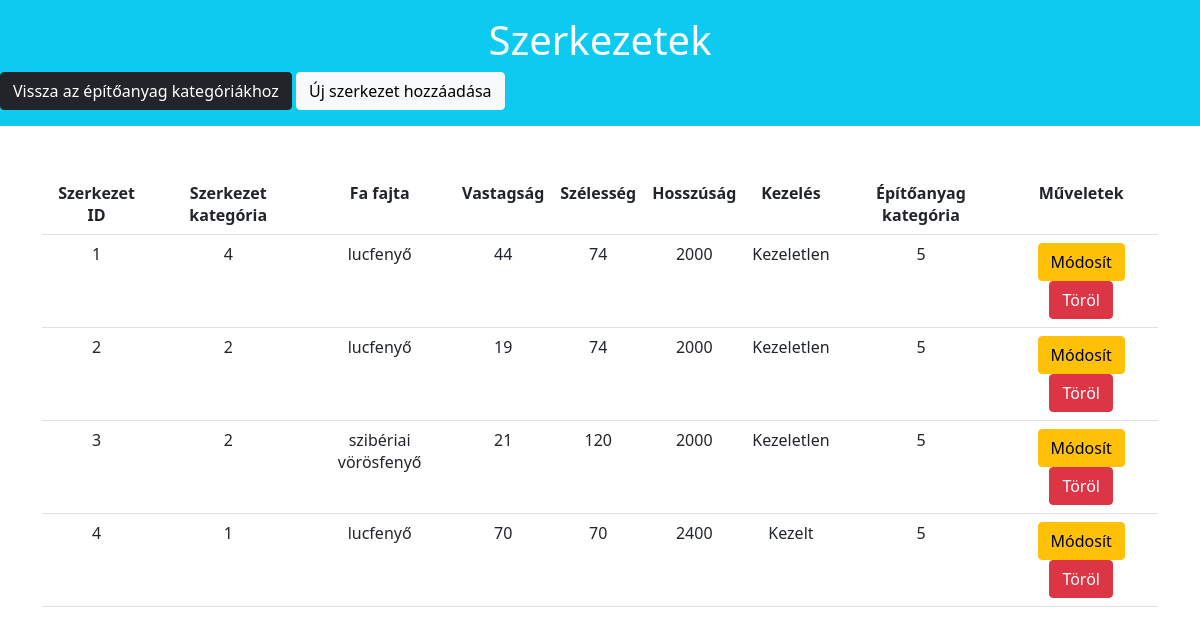
The page /app/index.php?controller=structure&action=list (signed in) on the database its author committed.
### tables this page shows
CREATE TABLE `structure` (
  `structureID` INT NOT NULL AUTO_INCREMENT,
  `structureCategoryID` INT NOT NULL,
  `wood` VARCHAR(100) NOT NULL,
  `thickness` VARCHAR(45) NOT NULL,
  `width` VARCHAR(45) NOT NULL,
  `length` VARCHAR(45) NOT NULL,
  `treatment` TINYINT(1) NOT NULL,
  `materialID` INT NOT NULL,
  PRIMARY KEY (`structureID`),
FOREIGN KEY (`structureCategoryID`) REFERENCES `structure_category`(`structureCategoryID`)ON DELETE NO ACTION,
FOREIGN KEY (`materialID`) REFERENCES `material`(`materialID`)ON DELETE NO ACTION
);

CREATE TABLE `structure_category` (
  `structureCategoryID` INT NOT NULL AUTO_INCREMENT,
  `structureCategoryName` VARCHAR(45) NOT NULL,
  PRIMARY KEY (`structureCategoryID`),
  UNIQUE INDEX `structureCategoryName_UNIQUE` (`structureCategoryName` ASC) );

CREATE TABLE `material` (
  `materialID` INT NOT NULL AUTO_INCREMENT,
  `materialName` VARCHAR(45) NOT NULL,
  PRIMARY KEY (`materialID`),
  UNIQUE INDEX `materialName_UNIQUE` (`materialName` ASC) );

### app/controller/StructureController.php (called while the page is built, shortened)
<?php
require_once('model\StructureDao.php');
class StructureController {
    public function load($view, $data=[]){
        extract($data);
        include("view/structure/{$view}.php");
        return $data;
    }
    public function listAllStructure(){
        $structureDaoObj = new StructureDao();
        $structures = $structureDaoObj->getAllStructure();
        return $this->load('list', [
            'structures' => $structures,
        ]);
    }
}
?>

### app/model/StructureDao.php (called while the page is built, shortened)
<?php
    class StructureDao {
        public function getAllStructure(){
            $dbObj = new Db();
            $conn = $dbObj->getConnection();
            $statement = $conn->prepare("SELECT s.structureID, s.wood, s.thickness, s.width, s.length, s.treatment, sc.structureCategoryID, m.materialID FROM structure as s INNER JOIN structure_category as sc ON s.structureCategoryID = sc.structureCategoryID INNER JOIN material as m ON s.materialID = m.materialID;");
            $statement->setFetchMode(\PDO::FETCH_OBJ);
            $statement->execute();
            return $statement->fetchAll();
        }
    }
    ?>

### app/view/structure/list.php (the view)
<div class="row">
    <div class="jumbotron bg-info text-white pt-3 pb-3">
        <h1 class="display3 text-center">Szerkezetek</h1>
        <a href="index.php" class="btn btn-dark">Vissza az építőanyag kategóriákhoz</a>
        <a href="index.php?controller=structure&action=create" class="btn btn-light text-blue">Új szerkezet hozzáadása</a>
    </div>
</div>
<div class="container">
    <table class="table table-hover mt-5 text-center">
        <tr>
            <th>Szerkezet ID</th>
            <th>Szerkezet kategória</th>
            <th>Fa fajta</th>
            <th>Vastagság</th>
            <th>Szélesség</th>
            <th>Hosszúság</th>
            <th>Kezelés</th>
            <th>Építőanyag kategória</th>
            <th>Műveletek</th>
        </tr>
        <?php
            foreach ($structures as $structure) {
               echo "<tr>";
                    echo "<td>" .$structure->structureID . "</td>";
                    echo "<td>" .$structure-> structureCategoryID . "</td>";
                    echo "<td>" .$structure->wood . "</td>";
                    echo "<td>" .$structure->thickness . "</td>";
                    echo "<td>" .$structure->width . "</td>";
                    echo "<td>" .$structure->length . "</td>";                    echo "<td>";
                    $structure->treatment ? print "Kezelt" : print "Kezeletlen";
                    echo  "</td>";
                    echo "<td>" .$structure->materialID . "</td>";
                    echo "<td>";
                        echo "<a class='btn btn-warning' href='index.php?controller=structure&action=edit&structureID=$structure->structureID'> Módosít </a> ";
                        echo "<a class='btn btn-danger' href='index.php?controller=structure&action=delete&structureID=$structure->structureID'> Töröl </a>";
                    echo "</td>";
               echo "</tr>";
            }
        ?>
    </table>
</div>

### rows shown on the page
structure: structureID "1", structureCategoryID.structureCategoryID "4", wood "lucfenyő", thickness "44", width "74", length "2000", materialID.materialID "5"
structure: structureID "2", structureCategoryID.structureCategoryID "2", wood "lucfenyő", thickness "19", width "74", length "2000", materialID.materialID "5"
structure: structureID "3", structureCategoryID.structureCategoryID "2", wood "szibériai vörösfenyő", thickness "21", width "120", length "2000", materialID.materialID "5"
structure: structureID "4", structureCategoryID.structureCategoryID "1", wood "lucfenyő", thickness "70", width "70", length "2400", materialID.materialID "5"
